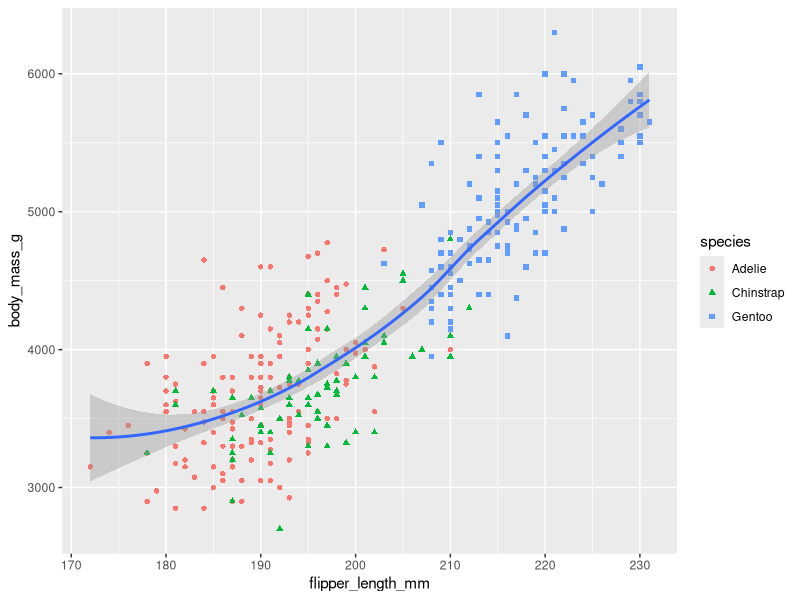
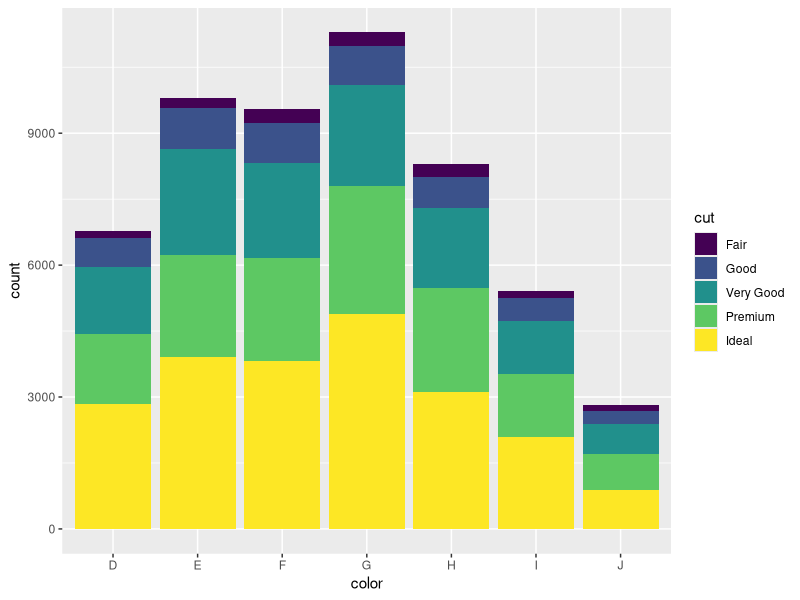
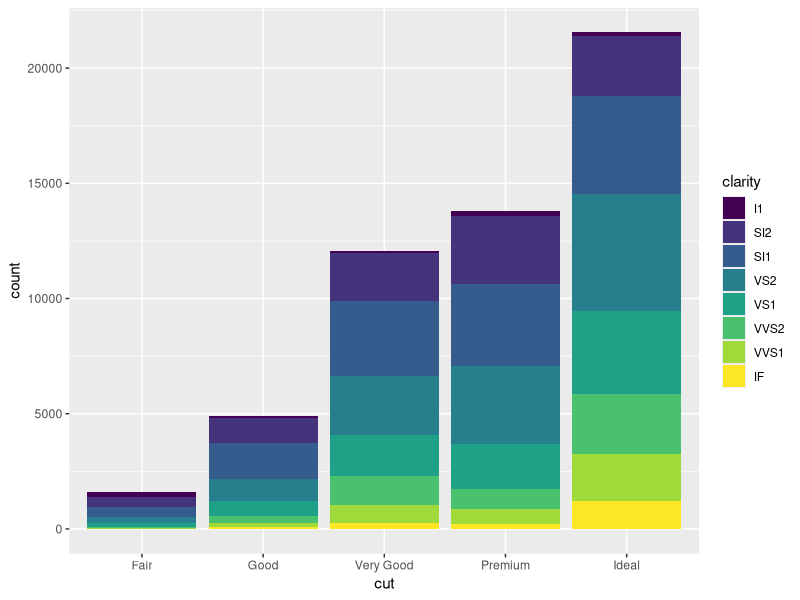
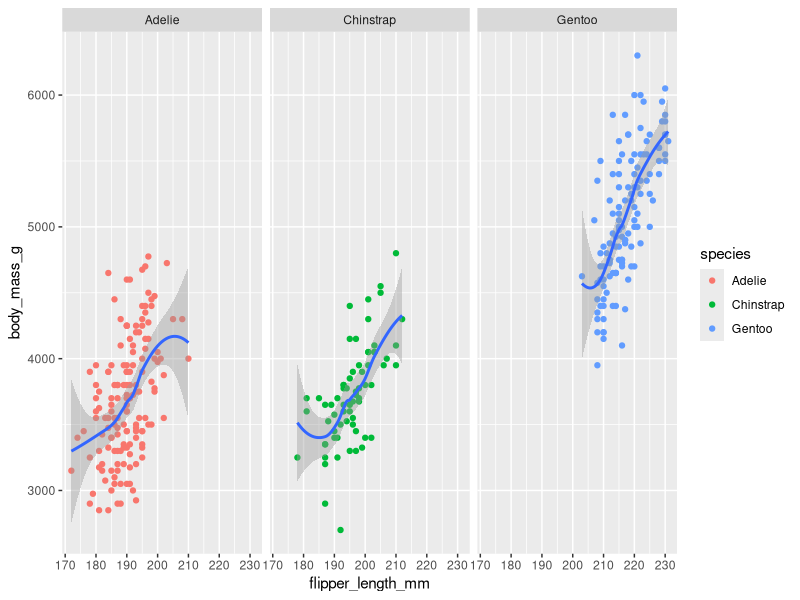
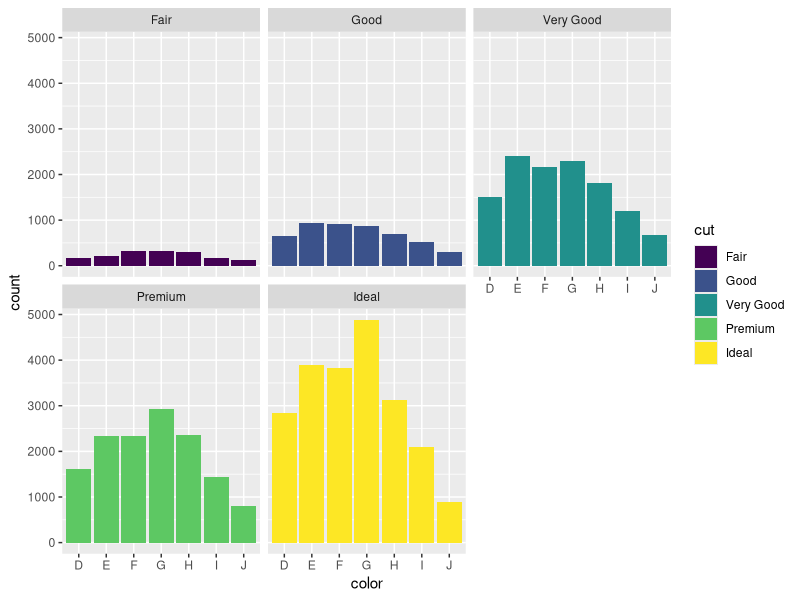
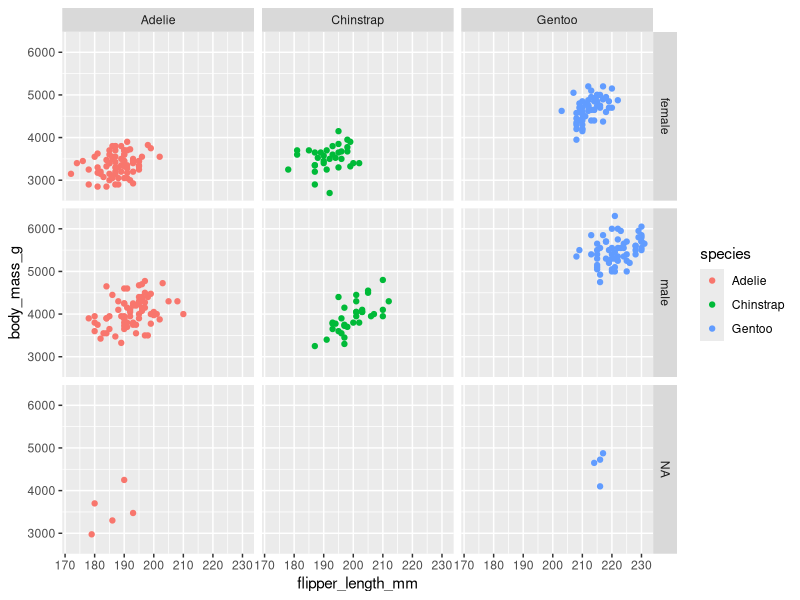

The R source for these figures, in order:
## ---- chunk 1
install.packages("ggplot2")
install.packages("palmerpenguins")
library("ggplot2")
library("palmerpenguins")
## ---- chunk 2
summary(penguins)

## ---- chunk 3
summary(diamonds)
## ---- chunk 4
ggplot(penguins, aes(flipper_length_mm, body_mass_g )) +geom_point(aes(color= species, shape= species))+geom_smooth()

## ---- chunk 5
ggplot(data = diamonds)+ geom_bar(mapping = aes(x=color, fill = cut))
ggplot(data = diamonds)+ geom_bar(mapping = aes(x=cut, fill = clarity))
## ---- chunk 6
ggplot(penguins, aes(flipper_length_mm, body_mass_g)) +geom_point(aes(color= species))+ facet_wrap(~species)+geom_smooth()

ggplot(data = diamonds)+ geom_bar(mapping = aes(x=color, fill = cut))+ facet_wrap(~cut)

ggplot(penguins, aes(flipper_length_mm, body_mass_g)) +geom_point(aes(color= species))+ facet_grid(sex~species)

